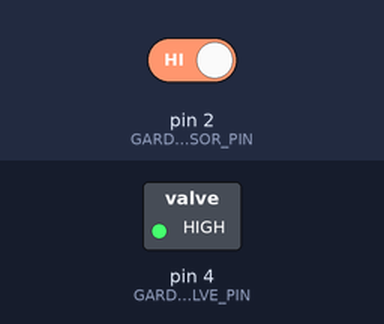
This sketch was run on a simulated Arduino Uno, built with avr-gcc and run on an emulated ATmega328P. Shown: switched loads named in the sketch (green lamp = pin HIGH). Inputs (shaded band) come from the test bench; at power-on: pin 2 (GARDEN_BED_SENSOR_PIN) HIGH. Pins used as bus, display or sensor lines are not drawn.

Above: at 0.1 s.
At 2.1 s:
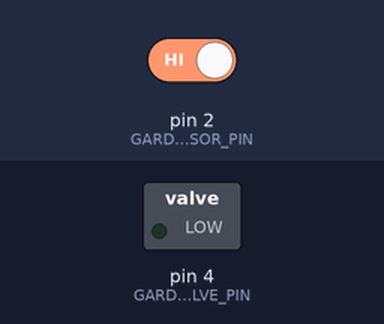
Timing chart, 0 to 3.6 s (numbered marks = the images above):
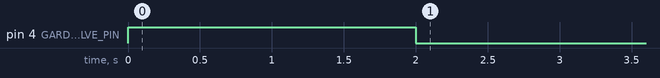

The sketch:

arduino-watering-system.ino
```cpp
int state;

int STATE_MONITORING = 1;
int STATE_WATERING = 2;

int GARDEN_BED_SENSOR_PIN = 2;
int GARDEN_BED_SENSOR_POWER_PIN = 3;
int GARDEN_BED_VALVE_PIN = 4;

long MONITORING_DELAY = 60 * 1000L;
long WATERING_DELAY = 1000L;

void setup() {
  Serial.begin(9600);

  close_valve();

  pinMode(GARDEN_BED_SENSOR_PIN, INPUT_PULLUP);
  pinMode(GARDEN_BED_SENSOR_POWER_PIN, OUTPUT);
  pinMode(GARDEN_BED_VALVE_PIN, OUTPUT);
  state = STATE_MONITORING;
  close_valve();
}

void loop() {
  if (state == STATE_MONITORING){
    state_monitor();
  } else if (state == STATE_WATERING){
    state_water();
  }
}

void state_monitor(){
  if (is_low_moisture()){
    state = STATE_WATERING;
    return;
  }
  delay(MONITORING_DELAY);
}

void state_water(){
  if (!is_low_moisture()){
    close_valve();
    state = STATE_MONITORING;
    return;
  }
  open_valve();
  delay(WATERING_DELAY);
}

bool is_low_moisture(){
    digitalWrite(GARDEN_BED_SENSOR_POWER_PIN, HIGH);
    delay(1000);
    bool is_low = digitalRead(GARDEN_BED_SENSOR_PIN);
    digitalWrite(GARDEN_BED_SENSOR_POWER_PIN, LOW);
    return is_low;
}

void open_valve(){
  digitalWrite(GARDEN_BED_VALVE_PIN, LOW);
}

void close_valve(){
  digitalWrite(GARDEN_BED_VALVE_PIN, HIGH);
}
```

Measured:
- by itself, pin 4 (GARDEN_BED_VALVE_PIN): HIGH → LOW at 2.0 s
